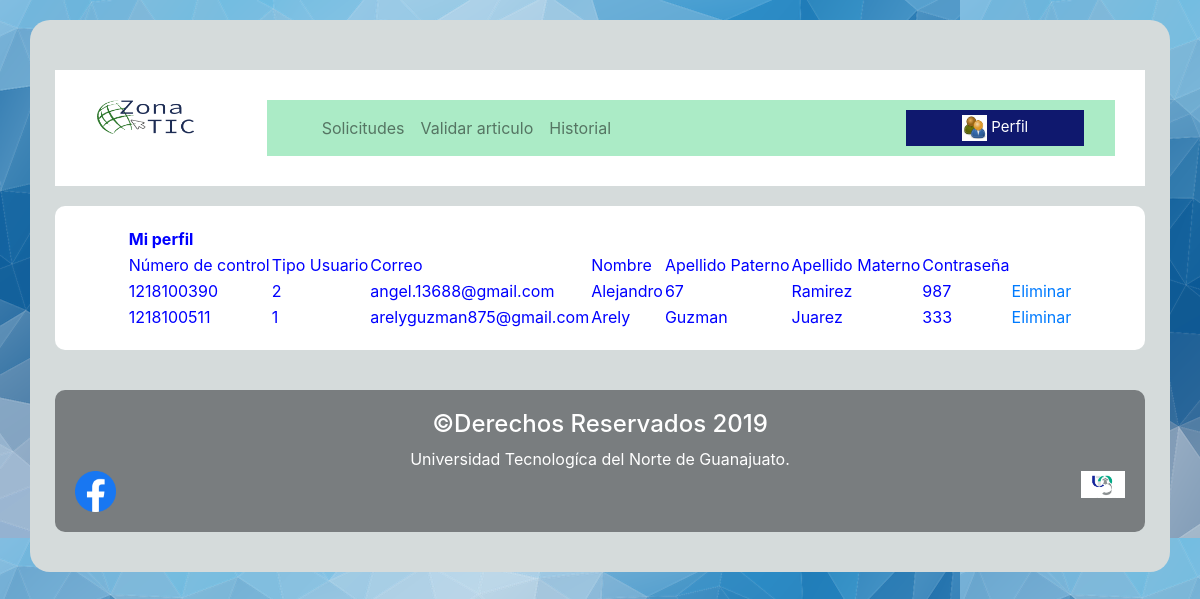
/administrador/datosusua.php, run on the app's committed database.
### tables this page shows
CREATE TABLE `usuario` (
  `numControl` varchar(15) NOT NULL,
  `idUsuario` varchar(15) NOT NULL,
  `correo` varchar(100) NOT NULL,
  `nombre` varchar(50) NOT NULL,
  `apellidoPat` varchar(30) NOT NULL,
  `apellidoMat` varchar(30) NOT NULL,
  `contrasena` varchar(15) NOT NULL
);

### administrador/datosusua.php (the view, shortened to what this page needs)
<!DOCTYPE html>
<html lang="es">
<head>
	<link rel="stylesheet" type="text/css" href="../css/bootstrap.min.css">
	<link rel="stylesheet" href="../css/style.css" />
</head>
<body background="../img/fondo7.png">
	<section class="container">
		<div class="row margen">
			<div class="col-md-2 header">
				<img src="../img/logon.png" class="img" />
			</div>
			<div class="col-md-10 header">
				<div class="container-fluid">
					<header>
						<nav class="navbar navbar-expand-lg navbar-light">
							<div class="collapse navbar-collapse" id="navbarSupportedContent">
								<ul class="navbar-nav mr-auto">
									<li class="nav-item"><a class="nav-link" href="solicitudes.php">Solicitudes</a></li>
									<li class="nav-item"><a class="nav-link" href="publicar.php">Validar articulo</a></li>
									<li class="nav-item"><a class="nav-link" href="historial.php">Historial</a></li>
								</ul>
								<div class="dropdown">
									<button onclick="myFunction()" class="dropbtn">
										<img src="../img/16.jpg"
											width="15%" /> Perfil
									</button>
								</div>
							</div>
						</nav>
					</header>
				</div>
			</div>
		</div>
<div class="row margen">
			<div class="col-md-12 aceptar">
				<div class="row ">
					<div class="col-md-12 historial">
<body>
        <center>
                <table>
                    <thead>
                        <tr>
                        <th>Mi perfil</th>
                        </tr>
                    </thead>
                            <tbody>
                                <tr>
                                <td>Número de control</td>
                                <td>Tipo Usuario</td>
                                <td>Correo</td>
                                <td>Nombre</td>
                                <td>Apellido Paterno</td>
                                <td>Apellido Materno</td>
                                <td>Contraseña</td>
                                </tr>
                    <?php
                    $server = "databaseic.mysql.database.azure.com";
                    $usuario ="tacodorado@databaseic";
                    $contraseña = "taco.123";
                    $bd = "zona_tic";
                    $conexion = mysqli_connect($server, $usuario, $contraseña, $bd) or die ("Error en la conexion");
                    $query="SELECT * from usuario";
                    $resultados= $conexion->query($query);
                    while($row=$resultados->fetch_assoc()){
                    ?>
                <tr>
                    <td> <?php echo $row['numControl']; ?> </td>
                    <td> <?php echo $row['idUsuario']; ?> </td>
                    <td> <?php echo $row['correo']; ?> </td>
                    <td> <?php echo $row['nombre']; ?> </td>
                    <td> <?php echo $row['apellidoPat']; ?> </td>
                    <td> <?php echo $row['apellidoMat']; ?> </td>
                    <td> <?php echo $row['contrasena']; ?> </td>
                    <td> <a href="usueliminar.php?numControl=<?php echo $row['numControl']; ?>">Eliminar </a>  </td>
                </tr>
                <?php
                   }
                ?>
                </tbody>
             </table>
        </center>
    </body>
    </div>
				</div>
			</div>
				<div class="col-md-12 pie">
					<footer>
						<h4>©Derechos Reservados 2019</h4>
						Universidad Tecnologíca del Norte de Guanajuato.
					</footer>
					<div class="linkUTN">
						<a title="UTNG" href="https://www.utng.edu.mx/">
						<img class="linkUTNG" width="15%" src="../img/linkUTNG.png" alt="UTNG" />
						</a>
					</div>
					<div class="linkfacebook">
						<a title="UTNG" href="https://es-la.facebook.com/UTNGDOLORESHIDALGO-222209577812067/">
						<img class="linkUTNG" width="8%" src="../img/logofacebook.png" alt="UTNG" />
						</a>
					</div>
				</div>
	</section>
</body>
</html

### css/style.css (style rules this page uses)
.historial { color: blue; initial-letter: 2px; }
.container { background: #D5DBDB; margin-top: 50px; margin-block-end: 50px; margin: 20px auto; padding: 40px; border-radius: 20px; }
.img { display: block; margin: 0 auto; max-width: 100%; width:80% ; }
.linkUTN { float: right; text-align: right; align-content: left; margin-left: 20%; }
.linkfacebook { float: left; text-align: left; align-content: left; margin-left:; }
.header { background-color: white; padding: 30px; }
.margen { margin-top: 10px; }
.pie { background-color: #797D7F; border-radius: 10px; text-align: center; color: white; margin-top: 40px; padding: 20px; float: center; }
.container-fluid { background: #ABEBC6; display: inline-block; text-align: center; }
.navbar-nav { text-align: center; display: inline-flex; width: 100%; }
.aceptar { margin-top: 10px; background-color:white; border-radius: 10px; padding: 20px; margin-left: auto; margin-right: auto; }
.dropbtn { background-color:rgb(15, 24, 110); color: white; padding: 5px; font-size: 15px; border: none; cursor: pointer; }
.dropdown { position: relative; display: inline-block; width: 30%; margin-left: auto; margin-right: auto; }

### data on the page
usuario: numControl "1218100390", idUsuario "2", correo "angel.13688@gmail.com", nombre "Alejandro", apellidoPat "67", apellidoMat "Ramirez", contrasena "987"
usuario: numControl "1218100511", idUsuario "1", correo "arelyguzman875@gmail.com", nombre "Arely", apellidoPat "Guzman", apellidoMat "Juarez", contrasena "333"
